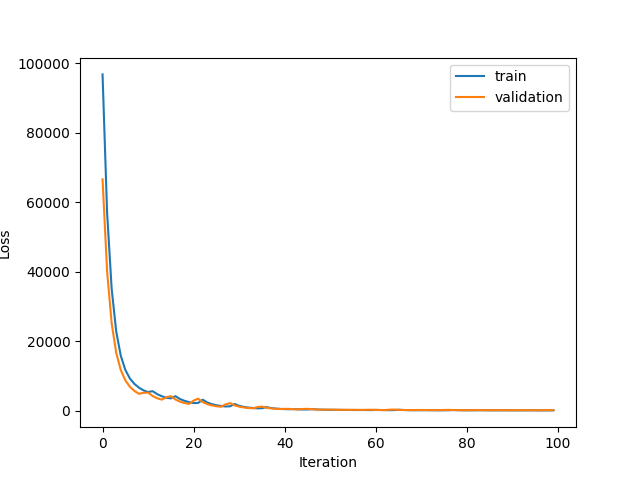

Recreate this plot in Python.
from sklearn import datasets as ds
from sklearn.cross_validation import train_test_split
import numpy as np
import matplotlib.pyplot as plt
import os
import matplotlib.pyplot as plt

feature_size = 14
x, y = ds.load_svmlight_file("./data/australian")
train_x, val_x, train_y, val_y = train_test_split(x, y, test_size=0.3)


train_x = train_x.toarray().astype(np.float32)
temp = np.ones(shape=[len(train_y), 1], dtype=np.float32)
train_x = np.concatenate([train_x, temp], axis=1)
val_x = val_x.toarray().astype(np.float32)
temp = np.ones(shape=[len(val_y), 1], dtype=np.float32)
val_x = np.concatenate([val_x, temp], axis=1)
train_y = train_y.astype(np.float32).reshape([len(train_y), 1])
val_y = val_y.astype(np.float32).reshape([len(val_y), 1])

ite = []
train_loss_set = []
val_loss_set = []

w = np.random.rand(feature_size + 1, 1)
bias = np.zeros(shape=[feature_size + 1, 1])
bias[len(bias)-1][0] = 1.

# training
iteration = 100
lr = 1e-6
C = 0.1
for i in range(0, iteration):
    ite.append(i)
    pred = np.matmul(train_x, w)
    hinge_loss = np.maximum(1 - train_y * pred, 0)
    train_loss = np.mean(hinge_loss ** 2) + C * np.sum((w - bias) ** 2)
    gradient = -np.matmul(train_x.transpose(), hinge_loss * train_y) / len(train_y)
    w -= lr * (gradient + 2 * C * (w - w[len(w) - 1][0] * bias))
    train_loss_set.append(train_loss)
    
    val_pred = np.matmul(val_x, w)
    val_hinge_loss = np.maximum(1 - val_y * val_pred, 0)
    val_loss = np.mean(val_hinge_loss ** 2) + C * np.sum((w - w[len(w) - 1][0] * bias) ** 2)
    val_loss_set.append(val_loss)

plt.plot(ite, train_loss_set, label='train')
plt.plot(ite, val_loss_set, label='validation')
plt.xlabel('Iteration')
plt.ylabel('Loss')
plt.legend()
plt.show()
